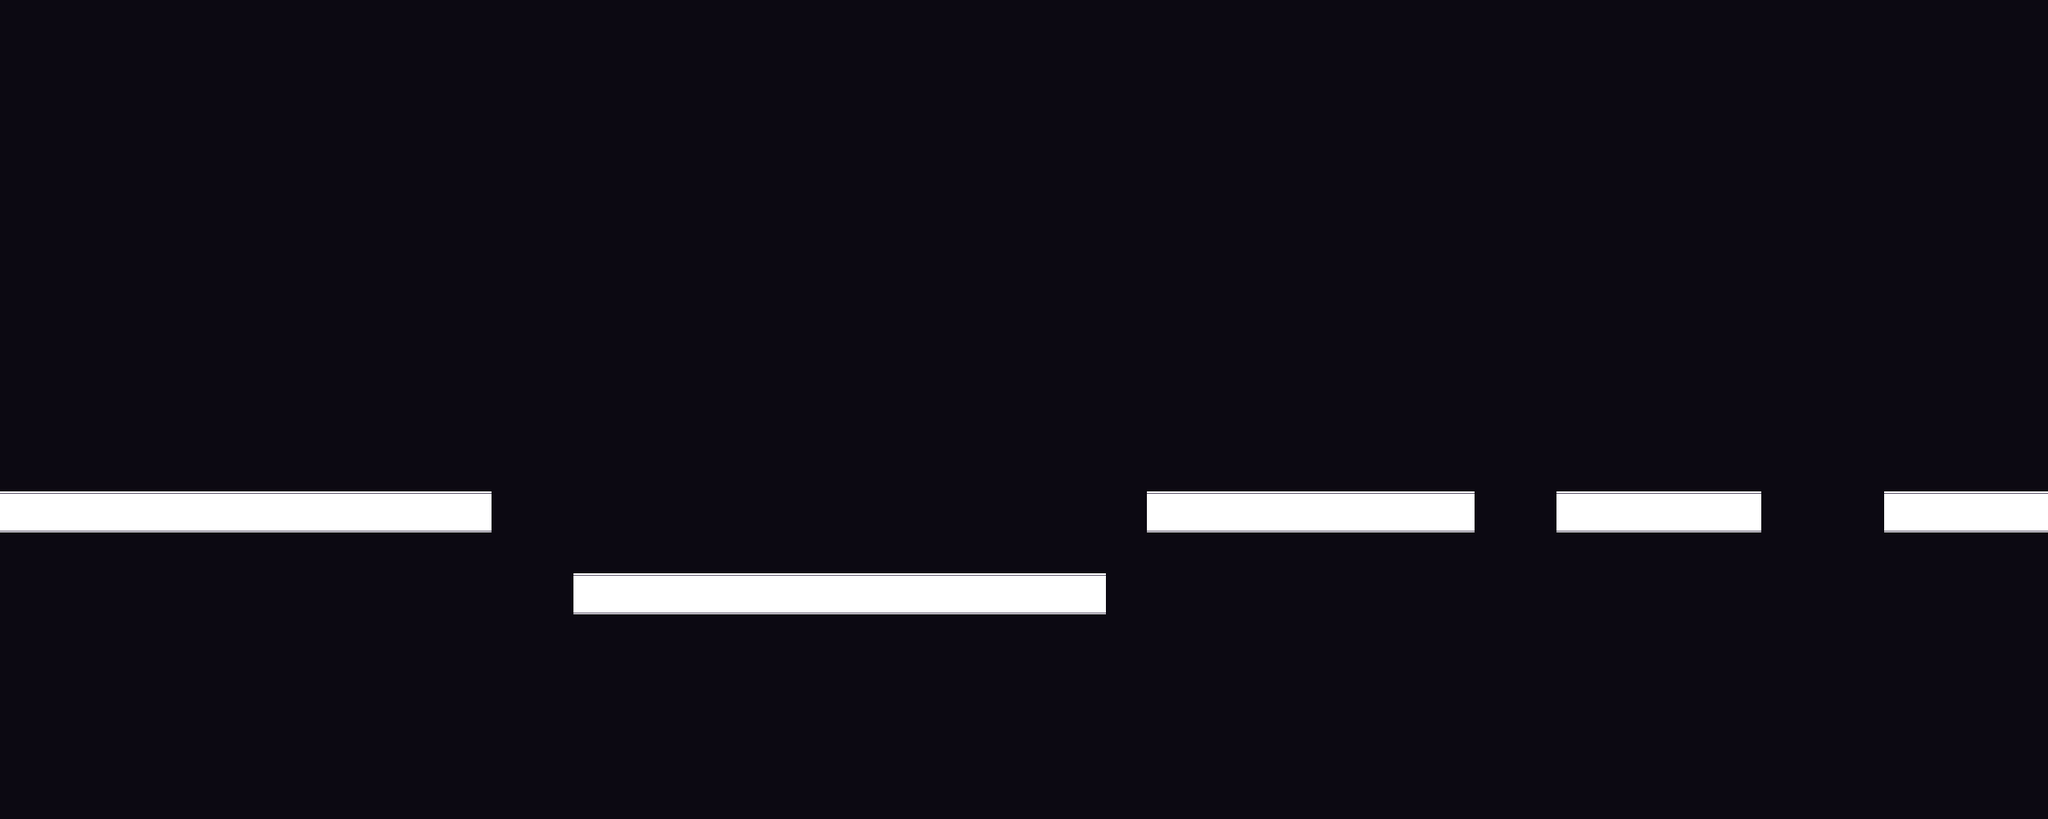

This game map was drawn from its Tiled (.tmx) file and the tilesets committed beside it. A one-line description and the full map source follow:
An orthogonal 50x20 tile map with 50x50 px tiles, 2 tile layers (Tile Layer 1, platform) and 5 objects.

<map version="1.10" tiledversion="1.11.0" orientation="orthogonal" renderorder="right-down" width="50" height="20" tilewidth="50" tileheight="50" infinite="0" nextlayerid="5" nextobjectid="12">
 <editorsettings>
  <export target="platformMap.lua" format="lua" />
 </editorsettings>
 <tileset firstgid="1" name="platform tiles" tilewidth="50" tileheight="50" tilecount="2" columns="2">
  <image source="platformer.png" width="100" height="50" />
 </tileset>
 <layer id="1" name="Tile Layer 1" width="50" height="20">
  <data encoding="csv">
2,2,2,2,2,2,2,2,2,2,2,2,2,2,2,2,2,2,2,2,2,2,2,2,2,2,2,2,2,2,2,2,2,2,2,2,2,2,2,2,2,2,2,2,2,2,2,2,2,2,
2,2,2,2,2,2,2,2,2,2,2,2,2,2,2,2,2,2,2,2,2,2,2,2,2,2,2,2,2,2,2,2,2,2,2,2,2,2,2,2,2,2,2,2,2,2,2,2,2,2,
2,2,2,2,2,2,2,2,2,2,2,2,2,2,2,2,2,2,2,2,2,2,2,2,2,2,2,2,2,2,2,2,2,2,2,2,2,2,2,2,2,2,2,2,2,2,2,2,2,2,
2,2,2,2,2,2,2,2,2,2,2,2,2,2,2,2,2,2,2,2,2,2,2,2,2,2,2,2,2,2,2,2,2,2,2,2,2,2,2,2,2,2,2,2,2,2,2,2,2,2,
2,2,2,2,2,2,2,2,2,2,2,2,2,2,2,2,2,2,2,2,2,2,2,2,2,2,2,2,2,2,2,2,2,2,2,2,2,2,2,2,2,2,2,2,2,2,2,2,2,2,
2,2,2,2,2,2,2,2,2,2,2,2,2,2,2,2,2,2,2,2,2,2,2,2,2,2,2,2,2,2,2,2,2,2,2,2,2,2,2,2,2,2,2,2,2,2,2,2,2,2,
2,2,2,2,2,2,2,2,2,2,2,2,2,2,2,2,2,2,2,2,2,2,2,2,2,2,2,2,2,2,2,2,2,2,2,2,2,2,2,2,2,2,2,2,2,2,2,2,2,2,
2,2,2,2,2,2,2,2,2,2,2,2,2,2,2,2,2,2,2,2,2,2,2,2,2,2,2,2,2,2,2,2,2,2,2,2,2,2,2,2,2,2,2,2,2,2,2,2,2,2,
2,2,2,2,2,2,2,2,2,2,2,2,2,2,2,2,2,2,2,2,2,2,2,2,2,2,2,2,2,2,2,2,2,2,2,2,2,2,2,2,2,2,2,2,2,2,2,2,2,2,
2,2,2,2,2,2,2,2,2,2,2,2,2,2,2,2,2,2,2,2,2,2,2,2,2,2,2,2,2,2,2,2,2,2,2,2,2,2,2,2,2,2,2,2,2,2,2,2,2,2,
2,2,2,2,2,2,2,2,2,2,2,2,2,2,2,2,2,2,2,2,2,2,2,2,2,2,2,2,2,2,2,2,2,2,2,2,2,2,2,2,2,2,2,2,2,2,2,2,2,2,
2,2,2,2,2,2,2,2,2,2,2,2,2,2,2,2,2,2,2,2,2,2,2,2,2,2,2,2,2,2,2,2,2,2,2,2,2,2,2,2,2,2,2,2,2,2,2,2,2,2,
2,2,2,2,2,2,2,2,2,2,2,2,2,2,2,2,2,2,2,2,2,2,2,2,2,2,2,2,2,2,2,2,2,2,2,2,2,2,2,2,2,2,2,2,2,2,2,2,2,2,
2,2,2,2,2,2,2,2,2,2,2,2,2,2,2,2,2,2,2,2,2,2,2,2,2,2,2,2,2,2,2,2,2,2,2,2,2,2,2,2,2,2,2,2,2,2,2,2,2,2,
2,2,2,2,2,2,2,2,2,2,2,2,2,2,2,2,2,2,2,2,2,2,2,2,2,2,2,2,2,2,2,2,2,2,2,2,2,2,2,2,2,2,2,2,2,2,2,2,2,2,
2,2,2,2,2,2,2,2,2,2,2,2,2,2,2,2,2,2,2,2,2,2,2,2,2,2,2,2,2,2,2,2,2,2,2,2,2,2,2,2,2,2,2,2,2,2,2,2,2,2,
2,2,2,2,2,2,2,2,2,2,2,2,2,2,2,2,2,2,2,2,2,2,2,2,2,2,2,2,2,2,2,2,2,2,2,2,2,2,2,2,2,2,2,2,2,2,2,2,2,2,
2,2,2,2,2,2,2,2,2,2,2,2,2,2,2,2,2,2,2,2,2,2,2,2,2,2,2,2,2,2,2,2,2,2,2,2,2,2,2,2,2,2,2,2,2,2,2,2,2,2,
2,2,2,2,2,2,2,2,2,2,2,2,2,2,2,2,2,2,2,2,2,2,2,2,2,2,2,2,2,2,2,2,2,2,2,2,2,2,2,2,2,2,2,2,2,2,2,2,2,2,
2,2,2,2,2,2,2,2,2,2,2,2,2,2,2,2,2,2,2,2,2,2,2,2,2,2,2,2,2,2,2,2,2,2,2,2,2,2,2,2,2,2,2,2,2,2,2,2,2,2
</data>
 </layer>
 <layer id="2" name="platform" width="50" height="20">
  <data encoding="csv">
0,0,0,0,0,0,0,0,0,0,0,0,0,0,0,0,0,0,0,0,0,0,0,0,0,0,0,0,0,0,0,0,0,0,0,0,0,0,0,0,0,0,0,0,0,0,0,0,0,0,
0,0,0,0,0,0,0,0,0,0,0,0,0,0,0,0,0,0,0,0,0,0,0,0,0,0,0,0,0,0,0,0,0,0,0,0,0,0,0,0,0,0,0,0,0,0,0,0,0,0,
0,0,0,0,0,0,0,0,0,0,0,0,0,0,0,0,0,0,0,0,0,0,0,0,0,0,0,0,0,0,0,0,0,0,0,0,0,0,0,0,0,0,0,0,0,0,0,0,0,0,
0,0,0,0,0,0,0,0,0,0,0,0,0,0,0,0,0,0,0,0,0,0,0,0,0,0,0,0,0,0,0,0,0,0,0,0,0,0,0,0,0,0,0,0,0,0,0,0,0,0,
0,0,0,0,0,0,0,0,0,0,0,0,0,0,0,0,0,0,0,0,0,0,0,0,0,0,0,0,0,0,0,0,0,0,0,0,0,0,0,0,0,0,0,0,0,0,0,0,0,0,
0,0,0,0,0,0,0,0,0,0,0,0,0,0,0,0,0,0,0,0,0,0,0,0,0,0,0,0,0,0,0,0,0,0,0,0,0,0,0,0,0,0,0,0,0,0,0,0,0,0,
0,0,0,0,0,0,0,0,0,0,0,0,0,0,0,0,0,0,0,0,0,0,0,0,0,0,0,0,0,0,0,0,0,0,0,0,0,0,0,0,0,0,0,0,0,0,0,0,0,0,
0,0,0,0,0,0,0,0,0,0,0,0,0,0,0,0,0,0,0,0,0,0,0,0,0,0,0,0,0,0,0,0,0,0,0,0,0,0,0,0,0,0,0,0,0,0,0,0,0,0,
0,0,0,0,0,0,0,0,0,0,0,0,0,0,0,0,0,0,0,0,0,0,0,0,0,0,0,0,0,0,0,0,0,0,0,0,0,0,0,0,0,0,0,0,0,0,0,0,0,0,
0,0,0,0,0,0,0,0,0,0,0,0,0,0,0,0,0,0,0,0,0,0,0,0,0,0,0,0,0,0,0,0,0,0,0,0,0,0,0,0,0,0,0,0,0,0,0,0,0,0,
0,0,0,0,0,0,0,0,0,0,0,0,0,0,0,0,0,0,0,0,0,0,0,0,0,0,0,0,0,0,0,0,0,0,0,0,0,0,0,0,0,0,0,0,0,0,0,0,0,0,
0,0,0,0,0,0,0,0,0,0,0,0,0,0,0,0,0,0,0,0,0,0,0,0,0,0,0,0,0,0,0,0,0,0,0,0,0,0,0,0,0,0,0,0,0,0,0,0,0,0,
1,1,1,1,1,1,1,1,1,1,1,1,0,0,0,0,0,0,0,0,0,0,0,0,0,0,0,0,1,1,1,1,1,1,1,1,0,0,1,1,1,1,1,0,0,0,1,1,1,1,
0,0,0,0,0,0,0,0,0,0,0,0,0,0,0,0,0,0,0,0,0,0,0,0,0,0,0,0,0,0,0,0,0,0,0,0,0,0,0,0,0,0,0,0,0,0,0,0,0,0,
0,0,0,0,0,0,0,0,0,0,0,0,0,0,1,1,1,1,1,1,1,1,1,1,1,1,1,0,0,0,0,0,0,0,0,0,0,0,0,0,0,0,0,0,0,0,0,0,0,0,
0,0,0,0,0,0,0,0,0,0,0,0,0,0,0,0,0,0,0,0,0,0,0,0,0,0,0,0,0,0,0,0,0,0,0,0,0,0,0,0,0,0,0,0,0,0,0,0,0,0,
0,0,0,0,0,0,0,0,0,0,0,0,0,0,0,0,0,0,0,0,0,0,0,0,0,0,0,0,0,0,0,0,0,0,0,0,0,0,0,0,0,0,0,0,0,0,0,0,0,0,
0,0,0,0,0,0,0,0,0,0,0,0,0,0,0,0,0,0,0,0,0,0,0,0,0,0,0,0,0,0,0,0,0,0,0,0,0,0,0,0,0,0,0,0,0,0,0,0,0,0,
0,0,0,0,0,0,0,0,0,0,0,0,0,0,0,0,0,0,0,0,0,0,0,0,0,0,0,0,0,0,0,0,0,0,0,0,0,0,0,0,0,0,0,0,0,0,0,0,0,0,
0,0,0,0,0,0,0,0,0,0,0,0,0,0,0,0,0,0,0,0,0,0,0,0,0,0,0,0,0,0,0,0,0,0,0,0,0,0,0,0,0,0,0,0,0,0,0,0,0,0
</data>
 </layer>
 <objectgroup id="4" name="Walls">
  <object id="6" x="0" y="600" width="600" height="50" />
  <object id="7" x="700" y="700" width="650" height="50" />
  <object id="9" x="1400" y="600" width="400" height="50" />
  <object id="10" x="1900" y="600" width="250" height="50" />
  <object id="11" x="2300" y="600" width="200" height="50" />
 </objectgroup>
</map>
